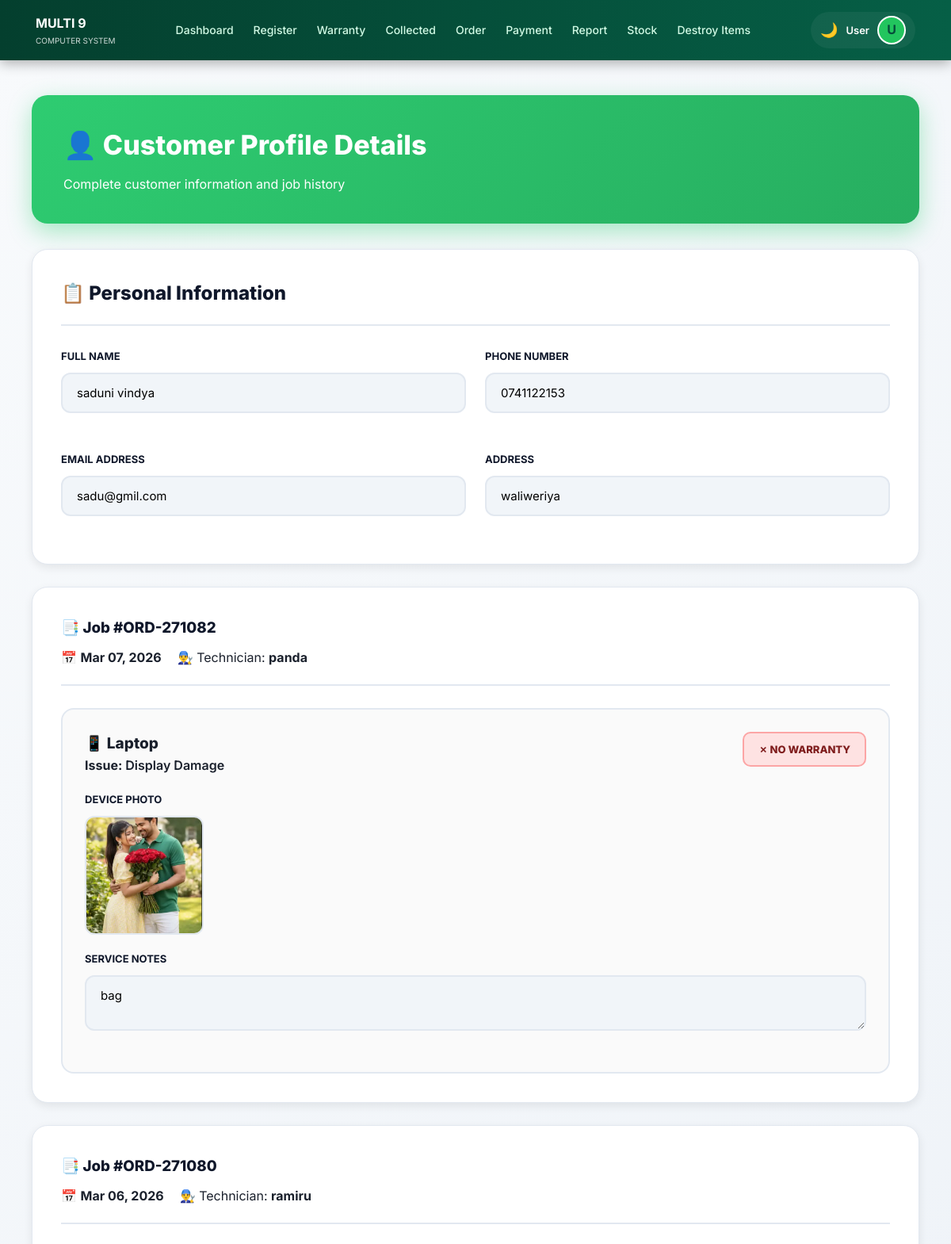
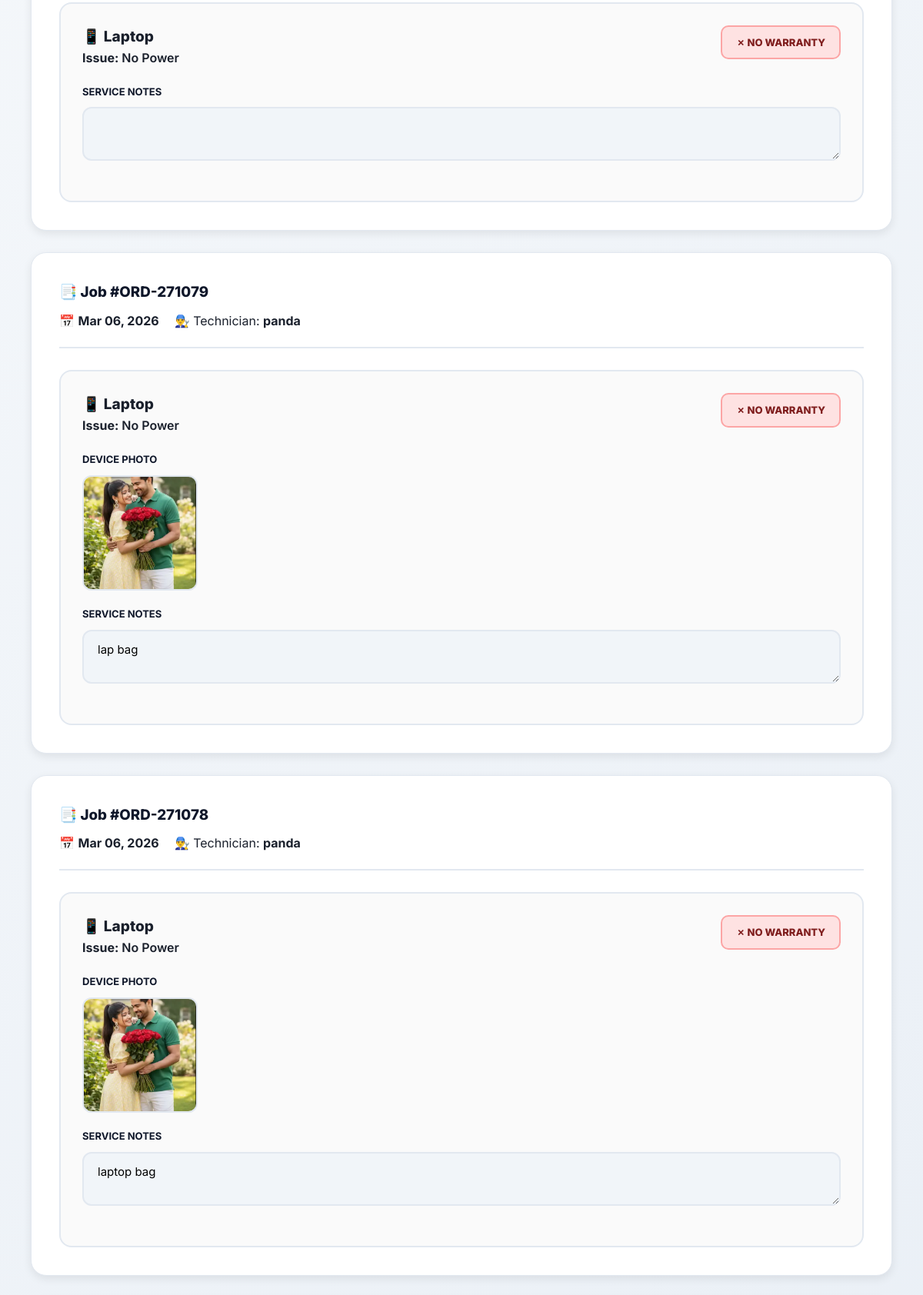
Page /customer_details.php?phone=0741122153 (upper part) on the committed database (2 pictures, top to bottom).
### tables this page shows
CREATE TABLE `customer` (
  `phone_number` varchar(15) NOT NULL,
  `customer_name` varchar(100) NOT NULL,
  `address` text DEFAULT NULL,
  `email` varchar(100) DEFAULT NULL
);

CREATE TABLE `job` (
  `job_no` varchar(20) NOT NULL,
  `phone_number` varchar(15) DEFAULT NULL,
  `job_date` date NOT NULL,
  `job_status` varchar(20) DEFAULT 'Pending',
  `item_category` varchar(100) DEFAULT NULL,
  `brand` varchar(50) DEFAULT NULL,
  `problem_type` varchar(100) DEFAULT NULL,
  `problem_severity` varchar(50) DEFAULT NULL,
  `technician_experience_years` int(11) DEFAULT NULL,
  `workshop_workload` varchar(50) DEFAULT NULL,
  `actual_repair_time_days` int(11) DEFAULT NULL,
  `technician_id` int(11) DEFAULT NULL,
  `estimated_cost` decimal(10,2) DEFAULT 0.00
);

CREATE TABLE `technicians` (
  `technician_id` int(11) NOT NULL,
  `name` varchar(100) NOT NULL
);

CREATE TABLE `job_device` (
  `job_device_id` int(11) NOT NULL,
  `job_no` varchar(20) DEFAULT NULL,
  `device_name` varchar(100) NOT NULL,
  `model` varchar(100) DEFAULT NULL,
  `serial_no` varchar(100) DEFAULT NULL,
  `warranty_status` varchar(50) DEFAULT NULL,
  `supplier_name` varchar(255) DEFAULT NULL,
  `description` text DEFAULT NULL,
  `device_image` varchar(255) DEFAULT NULL,
  `issue_name` varchar(255) DEFAULT NULL,
  `device_status` varchar(50) NOT NULL DEFAULT 'Pending',
  `completed_date` datetime DEFAULT NULL,
  `destroy_notice_sent_date` datetime DEFAULT NULL,
  `issue_category` enum('Hardware','Software') DEFAULT 'Hardware',
  `final_status` varchar(50) DEFAULT 'Pending',
  `rent_warning_sent` int(11) DEFAULT 0,
  `parts_json` text DEFAULT NULL
);

### customer_details.php (the view, shortened to what this page needs)
<?php
include 'db_config.php';
include 'navbar.php';
$phone = isset($_GET['phone']) ? mysqli_real_escape_string($conn, $_GET['phone']) : '';
$is_edit = isset($_GET['edit']);
$customer_res = mysqli_query($conn,"SELECT * FROM customer WHERE phone_number='$phone'");
$customer = mysqli_fetch_assoc($customer_res);
$jobs = mysqli_query($conn,"SELECT job.*, technicians.name AS tech
                            FROM job
                            LEFT JOIN technicians ON job.technician_id = technicians.technician_id
                            WHERE job.phone_number='$phone'
                            ORDER BY job.job_no DESC");
?>
<!DOCTYPE html>
<html lang="en">
<head>
</head>
<body>
<div class="container">
    <div class="page-header">
        <h1>👤 Customer Profile Details</h1>
        <p>Complete customer information and job history</p>
    </div>
    <form method="POST" enctype="multipart/form-data">
        <div class="card">
            <div class="card-header">
                <h2>📋 Personal Information</h2>
            </div>
            <div class="grid-2">
                <div class="form-group">
                    <label>Full Name</label>
                    <input type="text" name="customer_name" value="<?= htmlspecialchars($customer['customer_name'] ?? '') ?>" <?= !$is_edit?'readonly':'' ?>>
                </div>
                <div class="form-group">
                    <label>Phone Number</label>
                    <input type="text" value="<?= htmlspecialchars($phone) ?>" readonly>
                </div>
                <div class="form-group">
                    <label>Email Address</label>
                    <input type="email" name="email" value="<?= htmlspecialchars($customer['email'] ?? '') ?>" <?= !$is_edit?'readonly':'' ?>>
                </div>
                <div class="form-group">
                    <label>Address</label>
                    <input type="text" name="address" value="<?= htmlspecialchars($customer['address'] ?? '') ?>" <?= !$is_edit?'readonly':'' ?>>
                </div>
            </div>
        </div>
        <?php while($job = mysqli_fetch_assoc($jobs)): ?>
        <div class="card">
            <div class="card-header">
                <div>
                    <h3>📑 Job #<?= $job['job_no'] ?></h3>
                    <div style="display: flex; gap: 20px; margin-top: 10px;">
                        <span>📅 <strong><?= date("M d, Y", strtotime($job['job_date'])) ?></strong></span>
                        <span>👨‍🔧 Technician: <strong><?= htmlspecialchars($job['tech'] ?? 'Not Assigned') ?></strong></span>
                    </div>
                </div>
            </div>
            <?php
            $jno = $job['job_no'];
            $devices_res = mysqli_query($conn,"SELECT * FROM job_device WHERE job_no='$jno'");
            while($d = mysqli_fetch_assoc($devices_res)):
                $is_warranty = (strtolower($d['warranty_status'] ?? '') == 'warranty');
            ?>
            <div class="device-box">
                <div class="device-header">
                    <div class="device-info">
                        <div class="device-name">📱 <?= htmlspecialchars($d['device_name']) ?></div>
                        <div style="font-weight: 600;"><strong>Issue:</strong> <?= htmlspecialchars($d['issue_name']) ?></div>
                    </div>
                    <span class="status-badge <?= $is_warranty ? 'status-warranty' : 'status-no-warranty' ?>">
                        <?= $is_warranty ? '✓' : '✗' ?> <?= htmlspecialchars($d['warranty_status']) ?>
                    </span>
                </div>
                <?php if(!empty($d['device_image'])): ?>
                <div class="img-preview-container">
                    <label>Device Photo</label>
                    <a href="uploads/devices/<?= $d['device_image'] ?>" target="_blank">
                        <img src="uploads/devices/<?= $d['device_image'] ?>" class="device-img" alt="Device Image">
                    </a>
                </div>
                <?php endif; ?>
                <div class="form-group">
                    <label>Service Notes</label>
                    <textarea name="device_desc[<?= $d['job_device_id'] ?>]" <?= !$is_edit?'readonly':'' ?>><?= htmlspecialchars($d['description']) ?></textarea>
                </div>
            </div>
            <?php endwhile; ?>
        </div>
        <?php endwhile; ?>
    </form>
</div>
</body>
</html>

### customer_details.php (style rules this page uses)
* { margin: 0; padding: 0; box-sizing: border-box; }
:root { --primary: #2ecc71; --primary-hover: #27ae60; --primary-dark: #229954; --success: #10b981; --success-hover: #059669; --danger: #ef4444; --warning: #f59e0b; --secondary: #64748b; --bg-main: #f8fafc; --card-bg: #ffffff; --text-main: #1a202c; --text-dark: #0f172a; --text-muted: #475569; --border: #e2e8f0; --shadow-sm: 0 1px 3px rgba(0, 0, 0, 0.05); --shadow-md: 0 4px 12px rgba(0, 0, 0, 0.08); --shadow-lg: 0 10px 25px rgba(0, 0, 0, 0.1); }
body { background: linear-gradient(135deg, #f8fafc 0%, #e8eef5 100%); font-family: 'Inter', sans-serif; padding: 120px 40px 40px 40px; color: var(--text-main); line-height: 1.6; transition: background 0.3s ease; }
.container { max-width: 1200px; margin: 0 auto; padding-bottom: 120px; }
.page-header { background: linear-gradient(135deg, #2ecc71 0%, #27ae60 100%); padding: 36px 40px; border-radius: 20px; margin-bottom: 32px; box-shadow: 0 10px 30px rgba(46, 204, 113, 0.4); color: white; }
.page-header h1 { font-size: 34px; font-weight: 800; margin-bottom: 10px; display: flex; align-items: center; gap: 12px; }
.card { background: var(--card-bg); padding: 36px; border-radius: 20px; margin-bottom: 28px; box-shadow: var(--shadow-md); border: 1px solid var(--border); transition: all 0.3s ease; animation: fadeIn 0.5s ease-out; }
.card-header { display: flex; justify-content: space-between; align-items: center; margin-bottom: 28px; padding-bottom: 20px; border-bottom: 2px solid var(--border); }
h2, h3 { font-weight: 800; color: var(--text-dark); display: flex; align-items: center; gap: 12px; }
.form-group { margin-bottom: 24px; }
label { font-weight: 700; font-size: 13px; text-transform: uppercase; color: var(--text-dark); margin-bottom: 10px; display: block; }
input, textarea, select { width: 100%; padding: 14px 18px; border: 2px solid var(--border); border-radius: 12px; font-size: 15px; font-family: 'Inter', sans-serif; background: white; }
input[readonly], textarea[readonly] { background: #f1f5f9; cursor: not-allowed; }
.grid-2 { display: grid; grid-template-columns: repeat(2, 1fr); gap: 24px; }
.device-box { background: #fafafa; padding: 28px; border-radius: 16px; margin-top: 20px; border: 2px solid var(--border); }
.device-header { display: flex; justify-content: space-between; align-items: start; margin-bottom: 20px; }
.device-name { font-size: 19px; font-weight: 800; }
.status-badge { padding: 10px 18px; border-radius: 10px; font-weight: 800; font-size: 13px; text-transform: uppercase; }
.status-no-warranty { background: #fee2e2; color: #7f1d1d; border: 2px solid #fca5a5; }
.img-preview-container { margin-bottom: 20px; }
.device-img { width: 150px; height: 150px; object-fit: cover; border-radius: 12px; border: 2px solid var(--border); cursor: pointer; transition: 0.3s; }

### rows in the picture
customer: customer_name "saduni vindya", email "sadu@gmil.com", address "waliweriya"
job: job_no "ORD-271082", job_date "Mar 07, 2026", technician.name "panda"
job_device: device_name "Laptop", issue_name "Display Damage", warranty_status "NO WARRANTY", device_image (picture), job_device_id+description "bag"
job: job_no "ORD-271080", job_date "Mar 06, 2026", technician.name "ramiru"
job_device: device_name "Laptop", issue_name "No Power", warranty_status "NO WARRANTY"
job: job_no "ORD-271079", job_date "Mar 06, 2026", technician.name "panda"
job_device: device_name "Laptop", issue_name "No Power", warranty_status "NO WARRANTY", device_image (picture), job_device_id+description "lap bag"
job: job_no "ORD-271078", job_date "Mar 06, 2026", technician.name "panda"
job_device: device_name "Laptop", issue_name "No Power", warranty_status "NO WARRANTY", device_image (picture), job_device_id+description "laptop bag"

### other values in the picture
$user_name "User"
$user_initial "U"
